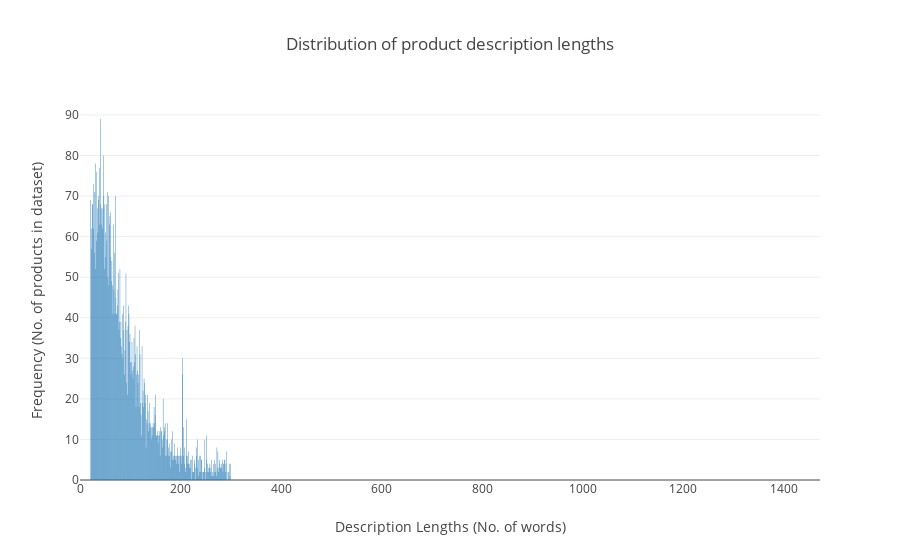

Notebook code cell kept with this figure:
### Code cell
descLengths = []
descLengthFreqs = []
for i in range(maxDescLength):
    descLengths.append(i)
    if i in allDescriptionLengthFrequenciesDict and i != 0:
        descLengthFreqs.append(allDescriptionLengthFrequenciesDict[i])
    else:
        descLengthFreqs.append(0)

data = [
        Bar(
            x=descLengths,
            y=descLengthFreqs
        )
]

layout = Layout(
    title='Distribution of product description lengths',
    xaxis=dict(
        title='Description Lengths (No. of words)'
    ),
    yaxis=dict(
        title='Frequency (No. of products in dataset)'
    )
)
fig = Figure(data=data, layout=layout)
iplot(fig)

### Figure 1 — Plotly figure (JSON) as saved in the notebook; plotly's stock layout.template omitted (floating-point values rounded to 4 significant figures; data arrays with more than 128 entries replaced by an {"elided": "..."} marker saying what was removed)
{"data": [{"type": "bar", "x": {"elided": "1473 int values"}, "y": {"elided": "1473 int values"}}], "layout": {"title": "Distribution of product description lengths", "xaxis": {"title": "Description Lengths (No. of words)"}, "yaxis": {"title": "Frequency (No. of products in dataset)"}}}
